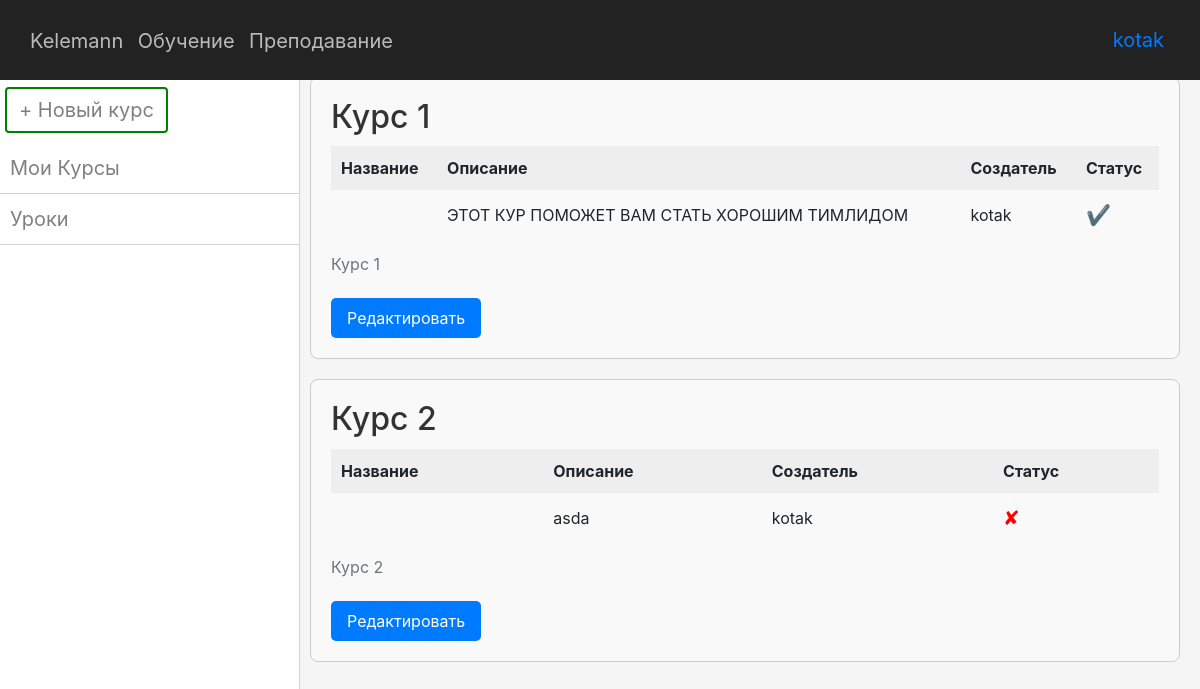
/teach/my-courses (signed in), run on an earlier commit of the app's database.
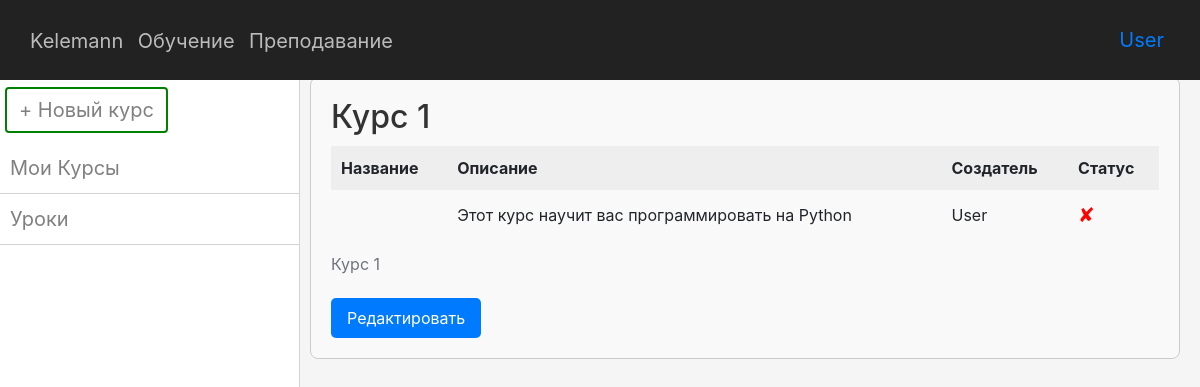
And on a later commit of the database.
### data/users.py (models this page shows, shortened)
class User(SqlAlchemyBase, UserMixin, SerializerMixin):
    __tablename__ = 'users'
    id = sqlalchemy.Column(sqlalchemy.Integer, primary_key=True, autoincrement=True)
    name = sqlalchemy.Column(sqlalchemy.String)
    email = sqlalchemy.Column(sqlalchemy.String, index=True, unique=True)
    hashed_password = sqlalchemy.Column(sqlalchemy.String)
    completed_courses = sqlalchemy.Column(sqlalchemy.String, nullable=True)
    courses = orm.relationship("Course", back_populates='user')

### data/courses.py (models this page shows)
class Course(SqlAlchemyBase, UserMixin, SerializerMixin):
    __tablename__ = 'cources'
    id = sqlalchemy.Column(sqlalchemy.Integer, primary_key=True, autoincrement=True)
    name = sqlalchemy.Column(sqlalchemy.String, unique=True)
    description = sqlalchemy.Column(sqlalchemy.String, nullable=True)
    user_id = sqlalchemy.Column(sqlalchemy.Integer, sqlalchemy.ForeignKey("users.id"))
    user = orm.relationship('User')
    lessons = orm.relationship("Lesson", back_populates='course')

### main.py (the view)
@app.route('/teach/my-courses')
@login_required
def my_courses():
    db_sess = db_session.create_session()
    my_courses = db_sess.query(Course).filter(Course.user_id == flask_login.current_user.id)
    users = db_sess.query(User).all()
    return render_template('my_courses.html', my_courses=my_courses, users=users)

### data/db_session.py (called while the page is built)
def create_session() -> Session:
    global __factory
    return __factory()

### main.py (called while the page is built)
@login_manager.user_loader
def load_user(user_id):
    db_sess = db_session.create_session()
    return db_sess.get(User, user_id)

### templates/my_courses.html
{% extends "base.html" %}
{% block link %}
    <link rel="stylesheet" href="../static/css/header.css">
    <link rel="stylesheet" href="../static/css/sidebar.css">
    <link rel="stylesheet" href="../static/css/my-course.css">
    <link rel="stylesheet" href="../static/css/main.css">
{% endblock %}
{% block sidebar %}
    <nav class="sidebar">
        <div class="content-lesson">
            <a href="/teach/new" class="btn btn-success create_btn">+ Новый курс</a>
            <ul>
                <li><a href="/teach/my-courses">Мои Курсы</a></li>
                <li><a href="/lessons">Уроки</a></li>
            </ul>
        </div>
    </nav>
{% endblock %}
{% block content %}
<div class="main-content">
    {% if my_courses %}
        {% for course in my_courses %}
            <div class="course">
                <h2>Курс {{course.id}}</h2>
                <table>
                    <caption>Курс {{course.id}}</caption>
                    <thead>
                        <tr>
                            <th>Название</th>
                            <th>Описание</th>
                            <th>Создатель</th>
                            <th>Статус</th>
                        </tr>
                    </thead>
                    <tbody>
                        <tr>
                            <td>{{course.title}}</td>
                            <td>{{course.description | safe}}</td>
                            <td>{{users[course.user_id - 1].name}}</td>
                            <td>
                                {% if current_user.is_authenticated %}
                                    {% if course.id|string() in current_user.completed_courses %}
                                        <span class="status-icon completed">✔</span>
                                    {% else %}
                                        <span class="status-icon not-completed">✘</span>
                                    {% endif %}
                                {% else %}
                                    <span class="status-icon">🔒</span>
                                    <span>Войдите в аккаунт, чтобы узнать статус</span>
                                {% endif %}
                            </td>
                        </tr>
                    </tbody>
                </table>
                <a href="/teach/{{ course.name }}" class="btn-edit">Редактировать</a>
            </div>
        {% endfor %}
    {% else %}
        <h1>Курсов ещё нет</h1>
    {% endif %}
</div>
{% endblock %}

### templates/base.html (shortened to what this page needs)
<!doctype html>
<html lang="en">
<head>
    <link rel="stylesheet"
        href="https://stackpath.bootstrapcdn.com/bootstrap/4.4.1/css/bootstrap.min.css"
>
    {% block link %}{% endblock %}
</head>
<body>
    <div class="content-container">
        <header class="header">
            <div class="header-left">
                <span class="logo"><a href="/" class="a-left">Kelemann</a></span>
                <a href="/learn" class="a-left">Обучение</a>
                <a href="/teach" class="a-left">Преподавание</a>
            </div>
            <div class="header-right">
                {% if current_user.is_authenticated %}
                <a class="navbar-brand" href="/logout">{{ current_user.name }}</a>
                {% else %}
                    <a class="btn btn-primary " href="/register">Зарегистрироваться</a>
                    <a class="btn btn-success" href="/login">Войти</a>
                {% endif %}
            </div>
        </header>
        {% block sidebar %}{% endblock %}
        <div class="main-content">
            {% block content %}{% endblock %}
        </div>
    </div>
</body>
</html>

What changed in the data, as far as the page shows it:
removed Course: id "2", description "asda", {{ users[course.user_id - 1].name }} "kotak"
changed User: name "kotak" → "User"; completed_courses "111" → " " (drawn)
changed Course id 1: description "ЭТОТ КУР ПОМОЖЕТ ВАМ СТАТЬ ХОРОШИМ ТИМЛИДОМ" → "Этот курс научит вас программировать на Python"; text "✔" → "✘"
